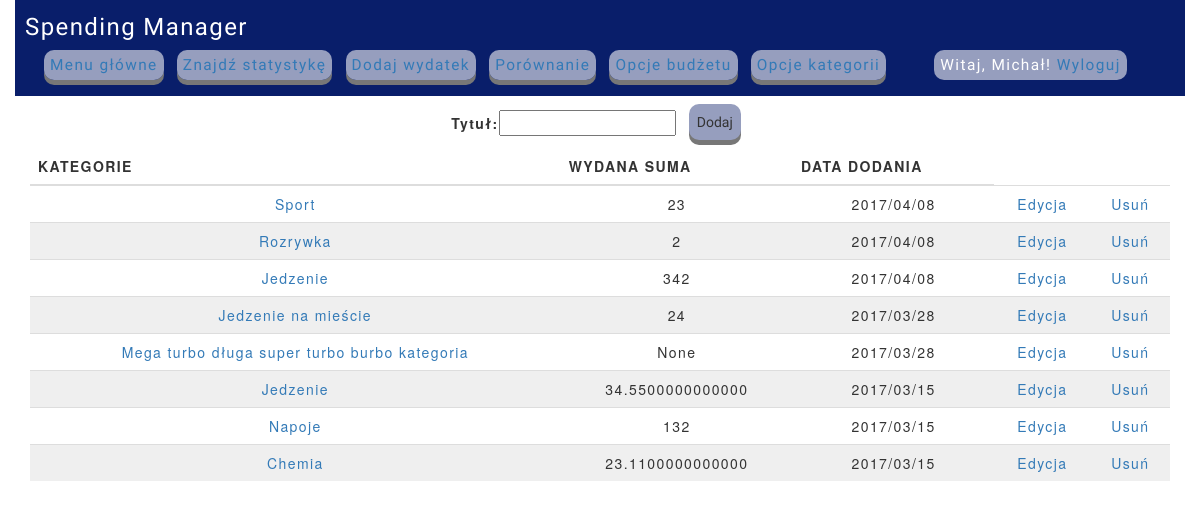
/category_setup/ (signed in), run on an earlier commit of the app's database.
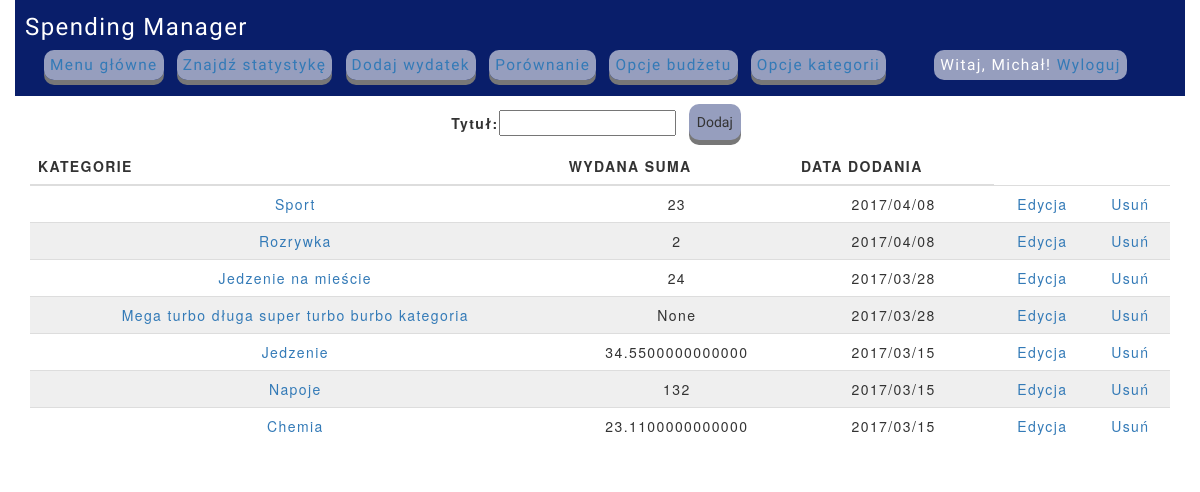
And on a later commit of the database.
### core_sm/models.py (models this page shows, shortened)
class Category(models.Model):
    user = models.ForeignKey(settings.AUTH_USER_MODEL)
    title = models.CharField(max_length=200)
    publish = models.DateField(auto_now_add=True)
    updated = models.DateField(auto_now=True)
    class Meta:
        ordering = ('-publish',)

### core_sm/views.py (the view)
# urls.py: url(r'^category_setup/$', views.category_setup, name='category_setup'),
@login_required
def category_setup(request):
    add = False
    info_total = []
    info_url = []
    info = Category.objects.filter(user_id=User.objects.get(username=request.user).id)
    for item in info:
        info_total.append(Cost.objects.filter(category_id=item.id, user=request.user).aggregate(Sum('value'))['value__sum'])
        info_url.append(str(item.publish).replace('-', '/'))
    if request.method == 'POST':
        form = CategoryForm(request.POST)
        if form.is_valid():
            add = True
            f = form.save(commit=False)
            f.user = request.user
            f.save()
    else:
        form = CategoryForm
    data = zip(info, info_total, info_url)
    return render(request, 'core_sm/costs/category/category_setup.html', {'data': data,
                                                                          'form': form,
                                                                          'add': add})

### core_sm/templates/core_sm/costs/category/category_setup.html (shortened to what this page needs)
{% extends 'core_sm/base.html' %}
{% load staticfiles %}
{% block script %}
    <link rel="stylesheet" href="https://cdn.pydata.org/bokeh/release/bokeh-0.12.3.min.css" type="text/css" />
{% endblock %}
{% block content %}
<div class="form-container">
    <form method="POST" class="form-inline">
        <div class="form-group">
        {{ form }}
        </div>
        <input type="submit" value="Dodaj">
    </form>
</div>
<table class="table">
    <thead>
    <tr>
        <th>Kategorie</th>
        <th>Wydana suma</th>
        <th>Data dodania</th>
    </tr>
    </thead>
    <tbody>
    {% for item, total, url in data %}
    <tr>
        <td><a href="/category/{{ item.id }}/">{{ item.title }}</a></td>
        <td>{{ total }}</td>
        <td>{{ url }}</td>
        <td><a href="/category_edit/{{ item.id }}/">Edycja</a></td>
        <td>
            <a href="/category_delete/{{ item.id }}/"
                   onclick="return confirm('Uwaga! To spowoduje również usunięcie wszystkich wydatków powiązanych!');">Usuń</a></td>
    </tr>
    {% endfor %}
    </tbody>
</table>
{% endblock %}

### core_sm/templates/core_sm/base.html (shortened to what this page needs)
{% load staticfiles %}
<!DOCTYPE html>
<html lang="pl">
<head>
    <link href="{% static 'css/style.css' %}" rel="stylesheet">
    <link rel="stylesheet" href="//maxcdn.bootstrapcdn.com/bootstrap/3.2.0/css/bootstrap.min.css">
    <link rel="stylesheet" href="//maxcdn.bootstrapcdn.com/bootstrap/3.2.0/css/bootstrap-theme.min.css">
    {% block script %}{% endblock %}
</head>
<body class="container-fluid">
        <nav>
            <p id="logo">Spending Manager</p>
            <ul class="container-fluid">
                <li class="navbar-btn"><a href="{% url 'core_sm:current_detail' %}">Menu główne</a></li>
                <li class="navbar-btn"><a href="{% url 'core_sm:costs_stats' %}">Znajdź statystykę</a></li>
                <li class="navbar-btn"><a href="{% url 'core_sm:day_data_multiadd' %}">Dodaj wydatek</a></li>
                <li class="navbar-btn"><a href="{% url 'core_sm:stats_comp' %}">Porównanie</a></li>
                <li class="navbar-btn"><a href="{% url 'core_sm:budget_setup' %}">Opcje budżetu</a></li>
                <li class="navbar-btn"><a href="{% url 'core_sm:category_setup' %}">Opcje kategorii</a></li>
                <ul class="navbar-right">
                    <li id="logon">
                    {% if request.user.is_authenticated %}
                    Witaj, {{ request.user.first_name }}!
                    <a href="{% url 'core_sm:logout' %}">Wyloguj</a>
                    {% else %}
                    <a href="{% url 'core_sm:login' %}">Zaloguj</a>
                    {% endif %}
                    </li>
                </ul>
            </ul>
        </nav>
        <main class="container">
            {% block content %}
            {% endblock %}
        </main>
</body>
</html>

### core_sm/static/css/style.css (style rules this page uses)
body { margin: 0 auto; padding: 0; font-family: Arial, helvetica, sans-serif; font-size: 12px; letter-spacing: 0.1em; width: 100%; background: #efefef; }
a { text-decoration: none; }
#logo { font-family: 'Muli', sans-serif; font-size: 24px; float: left; }
nav { width: 100%; padding: 10px; text-align: center; background:#091E6A; color:#fff; overflow:auto; font-family: 'Muli', sans-serif; font-size: 110%; }
nav ul { list-style-type: none; color: #fff; float: left; }
nav ul li { margin: 4px; padding: 6px; background: #969EBE; display: inline; font-family: 'Muli', sans-serif; cursor: pointer; outline: none; border: none; border-radius: 10px; box-shadow: 0 5px #777777; }
main { text-align: center; width: 100%; background: white; }
th { text-transform: uppercase; border-bottom: 2px solid #111111; border-top: 1px solid #999; text-align: left; }
tr:nth-child(even) { background-color: #efefef; }
.form-container input[type=submit] { margin: 0.7%; padding: 0.7%; background: #969EBE; display: inline; font-family: 'Muli', sans-serif; cursor: pointer; outline: none; border: none; border-radius: 10px; box-shadow: 0 5px #777777; }
#logon { border-radius: none; box-shadow: none; }

What changed in the data, as far as the page shows it:
removed Category: title "Jedzenie", total "342", url "2017/04/08"
